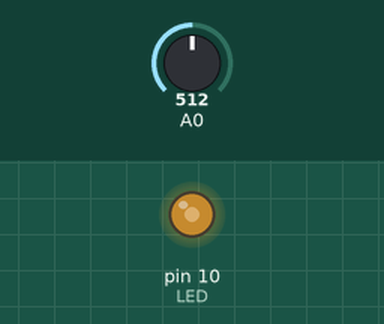
A sketch run on a simulated Arduino Uno, built with avr-gcc and run on an emulated ATmega328P. Parts: output pins drawn as LEDs (lit = HIGH). The test bench sets the inputs (shaded band); at power-on: A0 = 512.

Above: at 1.2 s.
1.3 s: A0 set to 716
At 1.7 s:
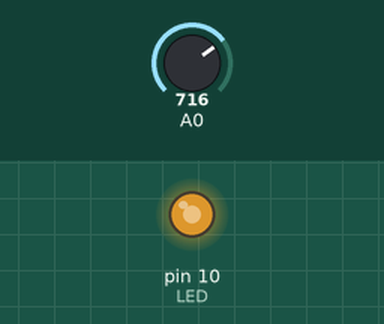
2.8 s: A0 set to 900
At 4.0 s:
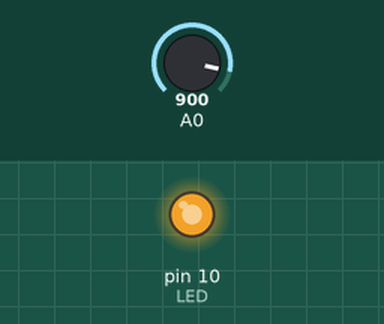
4.3 s: A0 set to 122
At 5.1 s:
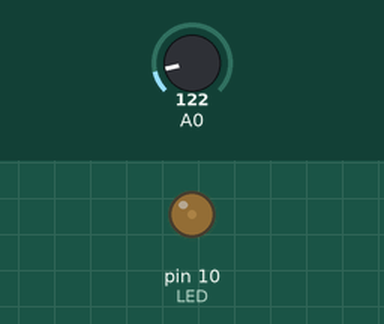
5.8 s: A0 set to 0
At 6.5 s:
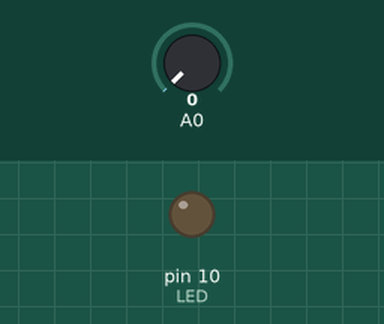
Timing chart, 0 to 8.3 s (numbered marks = the images above; inputs shaded):
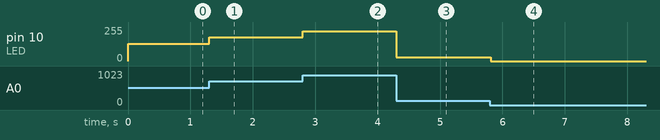

The sketch:

LED_LDR_v2.ino
```cpp
// Establecer el brillo del LED especificado por el valor de la entrada analógica
const int LED = 10;

int val = 0;

void setup() {
  pinMode (10, OUTPUT);
}

void loop() {
  val = analogRead (0);
  analogWrite (LED, val/4);
  delay (10);
}
```

Measured:
- after the input at 1.3 s, pin 10 (LED): 128/255 → 179/255 at once
- after the input at 2.8 s, pin 10 (LED): 179/255 → 225/255 at once
- after the input at 4.3 s, pin 10 (LED): 225/255 → 30/255 at once
- after the input at 5.8 s, pin 10 (LED): 30/255 → 0/255 at once
